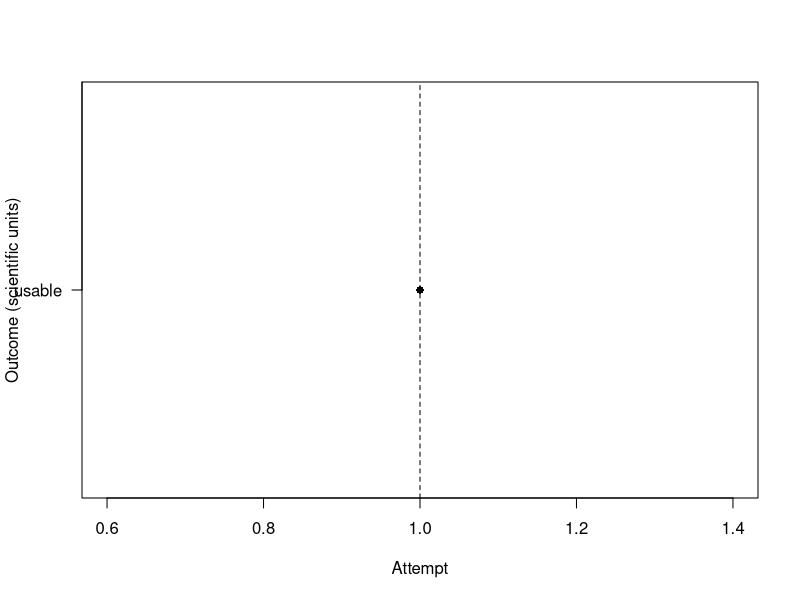

This figure's R source:
## ---- chunk 1
knitr::opts_chunk$set(
echo = TRUE,
message = FALSE,
warning = FALSE
)
set.seed(25) # for reproducible chaos
## ---- chunk 2
cat_profile <- list(
name = sample(c("Miso", "Pickles", "Sir Floof", "Chairman Meow", "Bean"), 1),
mood = sample(c("cooperative", "suspicious", "chaotic neutral", "sleepy", "feral holiday gremlin"), 1),
floof_level = sample(1:10, 1),
zoomies_probability = runif(1, 0.1, 0.9)
)
cat_profile



## ---- chunk 3
caption_bank <- list(
opener = c("Meowy Christmas!", "Happy Pawlidays!", "Season’s Greetings!", "Merry Catmas!"),
middle = c(
"May your treats be plentiful",
"May your boxes be infinite",
"May your ornaments survive",
"May your naps be uninterrupted"
),
closer = c("Love," , "With judgement," , "Respectfully," , "PSPSPS," )
)

make_caption <- function(name) {
paste(
sample(caption_bank$opener, 1),
sample(caption_bank$middle, 1),
"\n\n",
sample(caption_bank$closer, 1),
name
)
}

caption <- make_caption(cat_profile$name)
cat(caption)


## ---- chunk 4
cat_ascii <- c(
"      /\\_/\\",
"     ( o.o )   * jingles ominously *",
"      > ^ <",
"",
"  [ Christmas Postcard Prototype ]"
)

cat(paste(cat_ascii, collapse = "\n"), "\n\n")
cat(caption, "\n")

## ---- chunk 5
postcard_text <- paste(cat_ascii, collapse = "\n")
postcard_text <- paste(postcard_text, "\n\n", caption)

outfile <- "postcard.txt"
writeLines(postcard_text, con = outfile)
outfile
## ---- chunk 6
# Convert mood to a "compliance" multiplier
mood_multiplier <- function(mood) {
  switch(
    mood,
    cooperative = 1.25,
    sleepy = 1.05,
    suspicious = 0.85,
    "chaotic neutral" = 0.75,
    "feral holiday gremlin" = 0.55,
    0.8
  )
}


simulate_attempt <- function(treats, floof, zoomies_p, mood) {
  vibe <- mood_multiplier(mood)
  
  
  # probabilities (bounded in [0,1])
  in_frame_p <- pmin(0.95, 0.35 + 0.05 * treats + 0.02 * floof) * vibe
  eyes_open_p <- pmin(0.98, 0.55 + 0.03 * treats) * vibe
  no_incident_p <- pmax(0.05, 0.90 - 0.12 * zoomies_p) * (2 - vibe) # chaos increases incidents
  
  
  in_frame <- runif(1) < in_frame_p
  eyes_open <- runif(1) < eyes_open_p
  no_incident <- runif(1) < no_incident_p
  
  
  usable <- in_frame && eyes_open && no_incident
  
  
  outcome <- if (usable) {
    "usable"
  } else if (!in_frame) {
    "cat has left the scene"
  } else if (!eyes_open) {
    "blink captured (art)"
  } else {
    "accessory incident"
  }
  
  
  list(
    usable = usable,
    in_frame = in_frame,
    eyes_open = eyes_open,
    no_incident = no_incident,
    outcome = outcome
  )
}


run_session <- function(n_attempts = 30, starting_treats = 0) {
  treats <- starting_treats
  attempts <- vector("list", n_attempts)
  
  
  for (i in seq_len(n_attempts)) {
    # deploy treats strategically: increase when failure piles up
    if (i %% 5 == 0) treats <- treats + 1
    
    
    attempts[[i]] <- c(list(
      attempt = i,
      treats = treats
    ), simulate_attempt(
      treats = treats,
      floof = cat_profile$floof_level,
      zoomies_p = cat_profile$zoomies_probability,
      mood = cat_profile$mood
    ))
    
    
    # stop early if we got a usable photo
    if (attempts[[i]]$usable) break
  }
  
  
  df <- do.call(rbind, lapply(attempts, function(x) {
    if (is.null(x)) return(NULL)
    data.frame(
      attempt = x$attempt,
      treats = x$treats,
      usable = x$usable,
      outcome = x$outcome,
      stringsAsFactors = FALSE
    )
  }))
  
  
  df
}


session <- run_session(n_attempts = 40)
head(session, 10)
## ---- chunk 7
usable_row <- which(session$usable)
if (length(usable_row) > 0) {
  i <- usable_row[1]
  paste(
    "SUCCESS after", session$attempt[i], "attempt(s) using",
    session$treats[i], "treat tier(s)."
  )
} else {
  "No usable photos. The cat has won."
}

## ---- chunk 8
# Encode outcomes for plotting

outcome_levels <- c("usable", "blink captured (art)", "accessory incident", "cat has left the scene")

session$outcome <- factor(session$outcome, levels = outcome_levels)

plot(
  x = session$attempt,
  y = as.numeric(session$outcome),
  xlab = "Attempt",
  ylab = "Outcome (scientific units)",
  yaxt = "n",
  pch = 16
)
axis(2, at = seq_along(outcome_levels), labels = outcome_levels, las = 2)

abline(v = which(session$usable), lty = 2)

